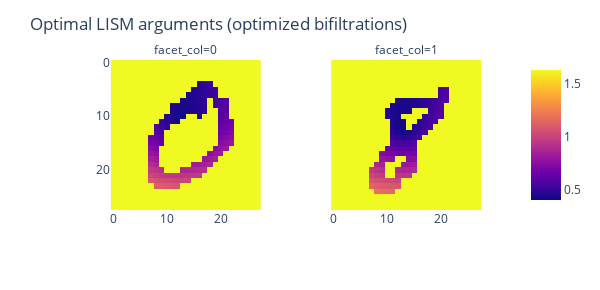

The notebook cell this image was saved under:
### Code cell
imgs_opt  = np.vstack((I_opt,J_opt)).reshape(2,28,28)
fig = px.imshow(imgs_opt, facet_col=0, facet_col_wrap=2)
fig.update_layout(height=290, width=600, title="Optimal LISM arguments (optimized bifiltrations)")
fig.show()

### Figure 1 — Plotly figure (JSON) as saved in the notebook; plotly's stock layout.template omitted (floating-point values rounded to 4 significant figures; data arrays with more than 128 entries replaced by an {"elided": "..."} marker saying what was removed)
{"data": [{"coloraxis": "coloraxis", "hovertemplate": "x: %{x}<br>y: %{y}<br>color: %{z}<extra></extra>", "name": "0", "type": "heatmap", "xaxis": "x", "yaxis": "y", "z": {"elided": "28x28 float values"}}, {"coloraxis": "coloraxis", "hovertemplate": "x: %{x}<br>y: %{y}<br>color: %{z}<extra></extra>", "name": "1", "type": "heatmap", "xaxis": "x2", "yaxis": "y2", "z": {"elided": "28x28 float values"}}], "layout": {"annotations": [{"font": {}, "showarrow": false, "text": "facet_col=0", "x": 0.245, "xanchor": "center", "xref": "paper", "y": 1, "yanchor": "bottom", "yref": "paper"}, {"font": {}, "showarrow": false, "text": "facet_col=1", "x": 0.755, "xanchor": "center", "xref": "paper", "y": 1, "yanchor": "bottom", "yref": "paper"}], "coloraxis": {"colorscale": [[0, "#0d0887"], [0.1111, "#46039f"], [0.2222, "#7201a8"], [0.3333, "#9c179e"], [0.4444, "#bd3786"], [0.5556, "#d8576b"], [0.6667, "#ed7953"], [0.7778, "#fb9f3a"], [0.8889, "#fdca26"], [1, "#f0f921"]]}, "height": 290, "margin": {"t": 60}, "title": {"text": "Optimal LISM arguments (optimized bifiltrations)"}, "width": 600, "xaxis": {"anchor": "y", "constrain": "domain", "domain": [0, 0.49], "scaleanchor": "y"}, "xaxis2": {"anchor": "y2", "domain": [0.51, 1], "matches": "x"}, "yaxis": {"anchor": "x", "autorange": "reversed", "constrain": "domain", "domain": [0, 1]}, "yaxis2": {"anchor": "x2", "domain": [0, 1], "matches": "y", "showticklabels": false}}}
